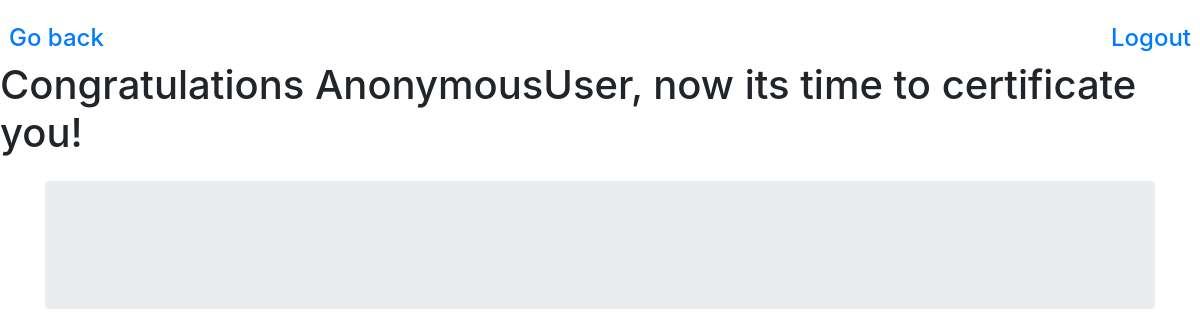
Page /quiz/ on the earlier database version.
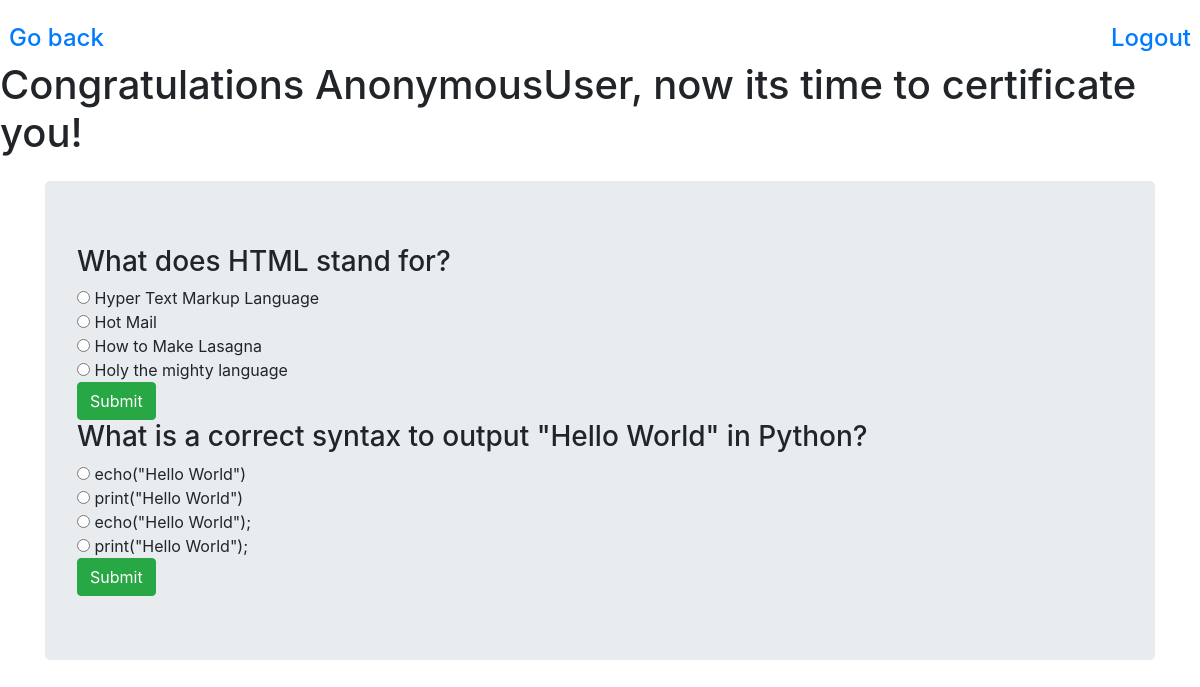
Same page on the later database version.
### quiz/models.py (models this page shows)
class Question(models.Model):
    NUMBER_OF_ANSWERS_ALLOWED = 1
    max_score = models.DecimalField(verbose_name='Max Score', default=10, decimal_places=2, max_digits=6)
    text = models.TextField(verbose_name="Question text")
    classes = models.ForeignKey(Classes, on_delete=models.DO_NOTHING)
    def __str__(self):
        return self.text

class ChooseAnswer(models.Model):
    MAX_CHOICES = 4
    question = models.ForeignKey(Question, related_name="questions", on_delete=models.CASCADE)
    correctAnswer = models.BooleanField(verbose_name="Is this the correct answer?", default=False, null=False)
    text = models.TextField(verbose_name="Text of answer")
    def __str__(self):
        return self.text

### quiz/views.py (the view)
# urls.py: path('', include('quiz.urls'))
def quiz(request):
    if request.method == 'POST':
        question_pk = request.POST.get('question_pk')
        answered_question = User.attempts.select_related('question').get(question__pk=question_pk)
        answer_pk = request.POST.get('answer_pk')
        try:
            ChooseAnswer = AnsweredQuestions.question.questions.get(pk=answer_pk)
        except ObjectDoesNotExist:
            raise Http404
        User.validate_answer(answered_question, ChooseAnswer)
        return redirect('result', answuered_question.pk)
    else:
        answered = AnsweredQuestions.objects.values_list('question__pk', flat=True)
        question = Question.objects.exclude(pk__in=answered)
        context = {
            'question':question
        }
        return render(request, 'quiz/exam.html', context)

### quiz/templates/quiz/exam.html (shortened to what this page needs)
<!DOCTYPE html>
<html lang="en">
  <head>
     <link
      rel="stylesheet"
      href="https://cdn.jsdelivr.net/npm/bootstrap@4.6.0/dist/css/bootstrap.min.css"
    />
    <div class="row gy-4 pt-4">
      <h4 class="col-lg-6 text-left pl-4">
        <a href="{{request.META.HTTP_REFERER}}">Go back</a>
      </h4>
      <h4 class="col-lg-6 text-right pr-4">
        <a href="{% url 'logout' %}">Logout</a>
      </h4>
    </div>
  </head>
  <body>
    <h1>Congratulations {{request.user}}, now its time to certificate you!</h1>
    {% if question is None %}
    <div class="container">
      <div class="jumbotron my-4">
        <h1>You already answered all of our questions</h1>
        <a href="">Take a look here!</a>
      </div>
    </div>
    {% else %}
    <div class="container">
      <div class="jumbotron my-4">
        {% for question in question %}
          <h3>
            {{question}}
          </h3>
        <form method="POST" class="form">
          {% for answers in question.questions.all %}
            <input class"form-check-input" type="radio" name="answer_pk" value="questions.pk"
            id="choice-{{forloop.counter}}">
            <label class="form-check-label" for="choice-{{forloop.counter}}" >
               {{answers}}
            </label>
            <br>
          {% endfor %}
          <button type="submit" class="btn btn-success">
            Submit
          </button>
        </form>
        {% endfor %}
      </div>
    </div>
    {% endif %}
  </body>
</html>

Differences in the rows shown:
added Question: text "What does HTML stand for?"
added ChooseAnswer: text "Hyper Text Markup Language", shown under "What does HTML stand for?"
added ChooseAnswer: text "Hot Mail", shown under "What does HTML stand for?"
added ChooseAnswer: text "How to Make Lasagna", shown under "What does HTML stand for?"
added ChooseAnswer: text "Holy the mighty language", shown under "What does HTML stand for?"
added Question: text "What is a correct syntax to output \"Hello World\" in Python?"
added ChooseAnswer: text "echo(\"Hello World\")", shown under "What is a correct syntax to output \"Hello World\" in Python?"
added ChooseAnswer: text "print(\"Hello World\")", shown under "What is a correct syntax to output \"Hello World\" in Python?"
added ChooseAnswer: text "echo(\"Hello World\");", shown under "What is a correct syntax to output \"Hello World\" in Python?"
added ChooseAnswer: text "print(\"Hello World\");", shown under "What is a correct syntax to output \"Hello World\" in Python?"
